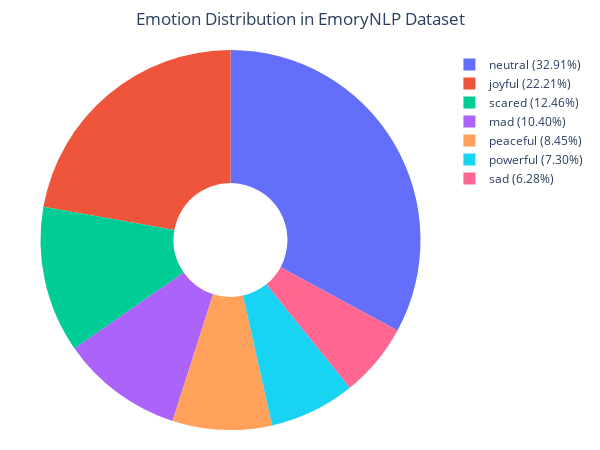

This figure's notebook cell:
### Code cell
# Get counts and percentages
df_value_counts = df_train["Emotion"].value_counts()
labels = list(df_value_counts.keys())
sizes = df_value_counts.tolist()

# Calculate formatted labels: "emotion (xx.xx%)"
total = sum(sizes)
legend_labels = [f"{label} ({(count/total)*100:.2f}%)" for label, count in zip(labels, sizes)]

# Create pie chart
fig = go.Figure(
    data=[go.Pie(
        labels=legend_labels,     # legend-style labels
        values=sizes,
        textinfo='none',          # remove text from inside the pie
        hole=0.3
    )]
)

# Update layout: legend in top-right
fig.update_layout(
    title="Emotion Distribution in EmoryNLP Dataset",
    width=600,
    height=450,
    margin=dict(l=20, r=20, t=50, b=20),
    title_x=0.5,
    legend=dict(
        orientation="v",
        x=1.02,
        y=1,
        xanchor="left",
        yanchor="top",
        font=dict(size=12)
    )
)

fig.show()

### Figure 1 — Plotly figure (JSON) as saved in the notebook; plotly's stock layout.template omitted (floating-point values rounded to 4 significant figures)
{"data": [{"hole": 0.3, "labels": ["neutral (32.91%)", "joyful (22.21%)", "scared (12.46%)", "mad (10.40%)", "peaceful (8.45%)", "powerful (7.30%)", "sad (6.28%)"], "textinfo": "none", "type": "pie", "values": [2485, 1677, 941, 785, 638, 551, 474]}], "layout": {"height": 450, "legend": {"font": {"size": 12}, "orientation": "v", "x": 1.02, "xanchor": "left", "y": 1, "yanchor": "top"}, "margin": {"b": 20, "l": 20, "r": 20, "t": 50}, "title": {"text": "Emotion Distribution in EmoryNLP Dataset", "x": 0.5}, "width": 600}}
